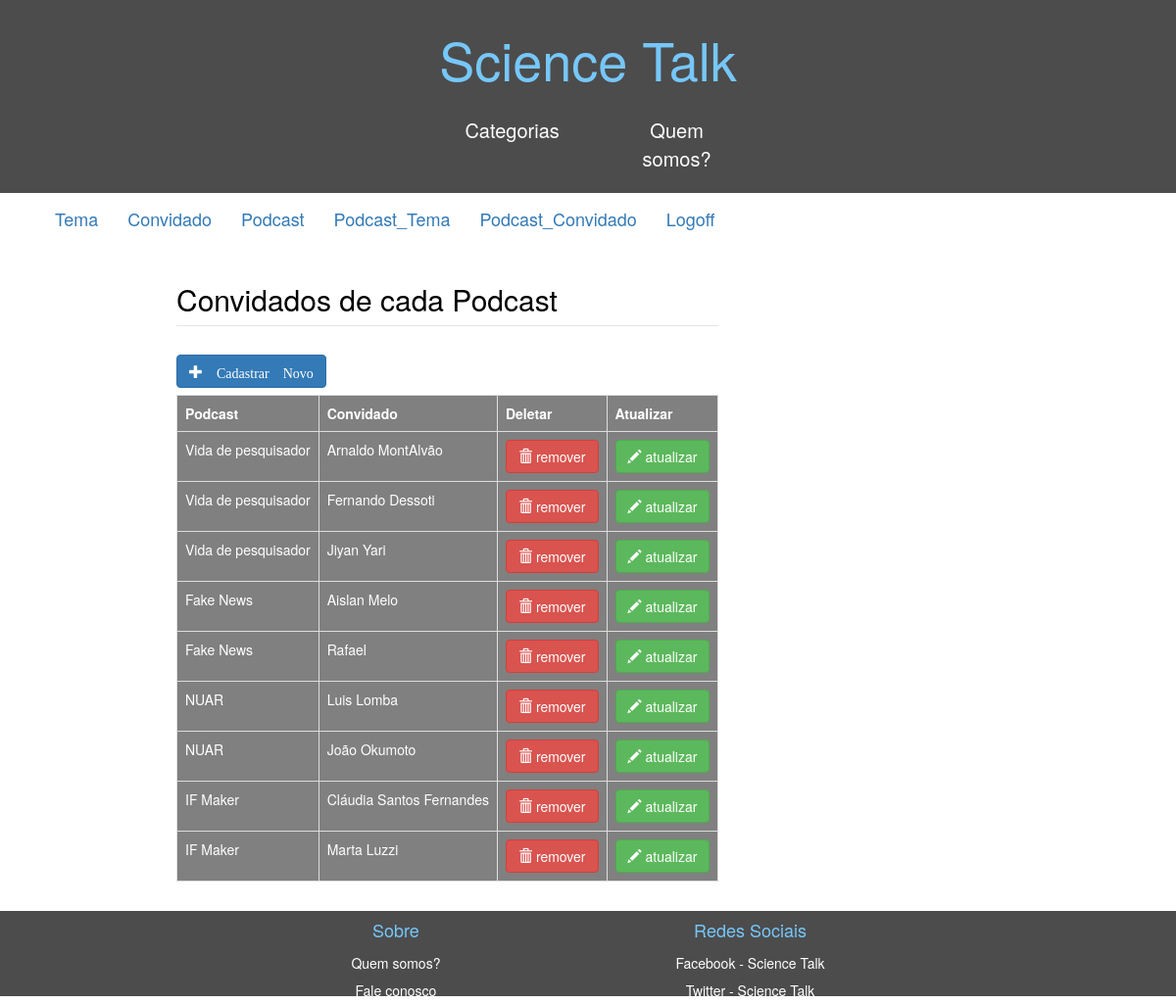
The page /Admin/ListPodConv.php (signed in) on the database its author committed.
### tables this page shows
CREATE TABLE `podcast_convidado` (
  `id_podcast_conv` int(11) NOT NULL,
  `podcast_id` int(11) NOT NULL,
  `convidado_id` int(11) NOT NULL
);

CREATE TABLE `podcast` (
  `id` int(11) NOT NULL,
  `youtube` varchar(20) NOT NULL,
  `descricao` text NOT NULL,
  `titulo` varchar(50) NOT NULL,
  `data` date NOT NULL,
  `link_img` varchar(60) NOT NULL
);

CREATE TABLE `convidado` (
  `id` int(11) NOT NULL,
  `nome` varchar(50) NOT NULL,
  `instituicao` varchar(50) NOT NULL,
  `email` varchar(50) NOT NULL,
  `area` varchar(50) NOT NULL,
  `img_convidado` varchar(55) NOT NULL,
  `desc_convidado` varchar(500) NOT NULL
);

### Funcao.php (called while the page is built, shortened)
<?php
function obterConexao(){
  $conexao = mysqli_connect("localhost", "root", "", "podcast");
  mysqli_set_charset($conexao,'utf8');
  return $conexao;
}
    function obterConvidado_Podcast(){
      $convpod = array();
        $conexao = obterConexao();
        $sql = "SELECT * FROM podcast_convidado pc INNER JOIN podcast p on pc.podcast_id = p.id INNER JOIN convidado c on pc.convidado_id = c.id";
        if($result = mysqli_query($conexao, $sql)){
          $convpod = $result->fetch_all(MYSQLI_ASSOC);
        }
        return $convpod;
    }
?>

### Admin/ListPodConv.php (the view, shortened to what this page needs)
<?php
	include_once ('../funcao.php');
	?>
<!DOCTYPE html>
<html lang="pt-br">
	<head>
    <link rel="stylesheet" href="https://maxcdn.bootstrapcdn.com/bootstrap/3.3.7/css/bootstrap.min.css">
        <link rel="stylesheet" type="text/css" href="../Estilo_PI.css"/>
  </head>
  <body>
  <div class="container">
		<?php include_once ('../menu.php');?>
			<div id="conteudoo">
                <div>
                <fieldset>
			<legend>
				<h2>Convidados de cada Podcast</h2>
			</legend>
			<table class="table table-bordered  ">
            <caption><a class="btn btn-primary glyphicon glyphicon-plus" href="CadPodConv.php" role="button"> Cadastrar Novo</a></caption>
				<tr>
					<th>
						Podcast
					</th>
                    <th>
						Convidado
					</th>
					<th>
						Deletar
					</th>
					<th>
						Atualizar
					</th>
                </tr>
            </div>
                <?php
                    $pods = obterConvidado_Podcast();
					foreach ($pods as $pod) {
                        echo "<tr>";
                        echo "<td>" . $pod["titulo"] . "</td>";
                        echo "<td>" . $pod["nome"] . "</td>";
                        echo "<td> <form action='DeletePodConv.php' method='post'>
				             <input type='hidden' name='id' value=" .$pod['id_podcast_conv'].">
							<button class='btn btn-danger'><span class='glyphicon glyphicon-trash'></span> remover</button></form>
							</td>";
							echo "<td> <form action='UpdatePodConv.php' method='post'>
				             <input type='hidden' name='id' value=" .$pod['id_podcast_conv'].">
							 <button class='btn btn-success'><span class='glyphicon glyphicon-pencil'></span> atualizar</button></form>
							</td>";
						echo "</tr>";
                    }
				?>
                </div>
			</div>
			<footer class="footer">
			<?php include_once ('../rodape.php');?>
			</footer>
  </body>
  </body>
</html>

### menu.php (shortened to what this page needs)
 <?php
  $URL_ATUAL= "$_SERVER[HTTP_HOST]$_SERVER[REQUEST_URI]";
  if($URL_ATUAL == 'localhost/podcast/Admin/ListPodcast.php' || $URL_ATUAL == 'localhost/podcast/Admin/CadPodcast.php'
    || $URL_ATUAL == 'localhost/podcast/Admin/ListConvidados.php' || $URL_ATUAL == 'localhost/podcast/Admin/CadConvidado.php'
    || $URL_ATUAL == 'localhost/podcast/Admin/ListTemas.php' || $URL_ATUAL == 'localhost/podcast/Admin/CadTema.php'
    || $URL_ATUAL == 'localhost/podcast/Admin/CadPodTema.php' || $URL_ATUAL == 'localhost/podcast/Admin/CadPodConv.php'
    || $URL_ATUAL == 'localhost/podcast/Admin/updateConvidado.php' || $URL_ATUAL == 'localhost/podcast/Admin/updateTema.php'
    || $URL_ATUAL == 'localhost/podcast/Admin/UpdatePodcast.php' || $URL_ATUAL == 'localhost/podcast/Admin/Adm.php'
    || $URL_ATUAL == 'localhost/podcast/Admin/ListPodTema.php' || $URL_ATUAL == 'localhost/podcast/Admin/ListPodConv.php'
    || $URL_ATUAL == 'localhost/podcast/Admin/UpdatePodTema.php' || $URL_ATUAL == 'localhost/podcast/Admin/UpdatePodConv.php'){
  echo "<div id='o'>
  <div  id='principal'>
      <div id='div2' >
        <h1><a id='title' class='text-center' href='../Index.php'>Science Talk</a></h1>
        <ul id='designmenu' class='nav nav-pills nav-fill nav-justified' >
          <li class='active3'><a class='nav-item nav-link' href='../Categorias.php'>Categorias</a></li>
          <li class='active2'><a class='nav-item nav-link' href='../Page_About.php'>Quem somos?</a></li>
        </div>
        </ul>
  </div>
</div>
<nav class='navbar navbar-expand-sm bg-dark text-white nav-dark'>
  <ul class='navbar-nav'>
    <a class='navbar-brand' href='ListTemas.php'>Tema</a>
    <a class='navbar-brand' href='ListConvidados.php'>Convidado</a>
    <a class='navbar-brand' href='ListPodcast.php'>Podcast</a>
    <a class='navbar-brand' href='ListPodTema.php'>Podcast_Tema</a>
    <a class='navbar-brand' href='ListPodConv.php'>Podcast_Convidado</a>
    <a class='navbar-brand' href='../Sair.php'>Logoff</a>
  </ul>
</nav>";
  }
?>

### rodape.php
<?php
$URL_rodape = "$_SERVER[HTTP_HOST]$_SERVER[REQUEST_URI]";
if($URL_rodape == 'localhost/podcast/Admin/ListPodcast.php' || $URL_rodape == 'localhost/podcast/Admin/CadPodcast.php'
|| $URL_rodape == 'localhost/podcast/Admin/ListConvidados.php' || $URL_rodape == 'localhost/podcast/Admin/CadConvidado.php'
|| $URL_rodape == 'localhost/podcast/Admin/ListTemas.php' || $URL_rodape == 'localhost/podcast/Admin/CadTema.php'
|| $URL_rodape == 'localhost/podcast/Admin/updateConvidado.php' || $URL_rodape == 'localhost/podcast/Admin/UpdateTema.php'
|| $URL_rodape == 'localhost/podcast/Admin/UpdatePodcast.php' || $URL_rodape == 'localhost/podcast/Admin/Adm.php') {
  echo "<div id='rodape'>
  <div id='div3'>
    <h4>Sobre</h4>
    <a href='../Page_About.php'>Quem somos?</a> <br>
    <a href='../FaleConosco.php'>Fale conosco</a> <br>
  </div>
  <div id='div3'>
    <h4>Redes Sociais</h4>
    <a href='https://www.facebook.com/ScienceTalkPodcastIF/' target='_blank'>Facebook - Science Talk</a> <br>
    <a href='https://twitter.com/ScienceTalkIF' target='_blank'>Twitter - Science Talk</a>
  </div>
</div>";
}elseif ($URL_rodape = 'localhost/podcast/Index.php'){
  echo "<div id='rodape'>
  <div id='div3'>
    <h4>Sobre</h4>
    <a href='Page_About.php'>Quem somos?</a> <br>
    <a href='FaleConosco.php'>Fale conosco</a> <br>
  </div>
  <div id='div3'>
    <h4>Redes Sociais</h4>
    <a href='https://www.facebook.com/ScienceTalkPodcastIF/' target='_blank'>Facebook - Science Talk</a> <br>
    <a href='https://twitter.com/ScienceTalkIF' target='_blank'>Twitter - Science Talk</a>
  </div>
</div>";
}
?>

### Estilo_PI.css (style rules this page uses)
html { height: 100%; }
body { min-height: 100%; display: flex; background-image: url("Images/Background_1.jpg"); background-attachment: fixed; background-size: cover; }
.container { flex-grow: 1; display: flex; flex-direction: column; margin: 0px; padding: 0px; }
#o { background-color: black; opacity: 0.7; width: 100%; }
#principal { width: 70%; margin: 0px auto; }
#div2 { width: 100%; padding:0px; margin-bottom: 1rem; }
#title { background-color: #000; justify-content: center; align-items: center; flex-direction: row; display: flex; margin:0 auto; color: #3db0f7; text-align: center; padding:10px; font-size: 1.5em; }
#designmenu { background-color: black; width: 40%; justify-content: center; margin:0 auto; }
#designmenu a { color: white; font-size: 20px; }
#conteudoo { flex-grow: 1; flex-direction: row; display: flex; margin:0 auto; padding:0px; margin-bottom: 1rem; width: 70%; border-radius: 10px 20px; }
#rodape { background-color: black; opacity: 0.7; margin: 0px auto ; width: 100%; display: flex; -ms-align-items: center; align-items: center; justify-content: center; }
#div3 { float: left; margin-left: 10%; text-align: center; margin-right: 10%; }
#div3 a { line-height: 2; color: white; }
h4 { color: #3db0f7; }
table { background-color:grey; color: white; }
legend { color: black; }
caption { margin: 0 auto; justify-content: center; align-items: center; flex-direction: row; }

### rows shown on the page
podcast_convidado: podcast.titulo "Vida de pesquisador", convidado.nome "Arnaldo MontAlvão"
podcast_convidado: podcast.titulo "Vida de pesquisador", convidado.nome "Fernando Dessoti"
podcast_convidado: podcast.titulo "Vida de pesquisador", convidado.nome "Jiyan Yari"
podcast_convidado: podcast.titulo "Fake News", convidado.nome "Aislan Melo"
podcast_convidado: podcast.titulo "Fake News", convidado.nome "Rafael"
podcast_convidado: podcast.titulo "NUAR", convidado.nome "Luis Lomba"
podcast_convidado: podcast.titulo "NUAR", convidado.nome "João Okumoto"
podcast_convidado: podcast.titulo "IF Maker", convidado.nome "Cláudia Santos Fernandes"
podcast_convidado: podcast.titulo "IF Maker", convidado.nome "Marta Luzzi"
